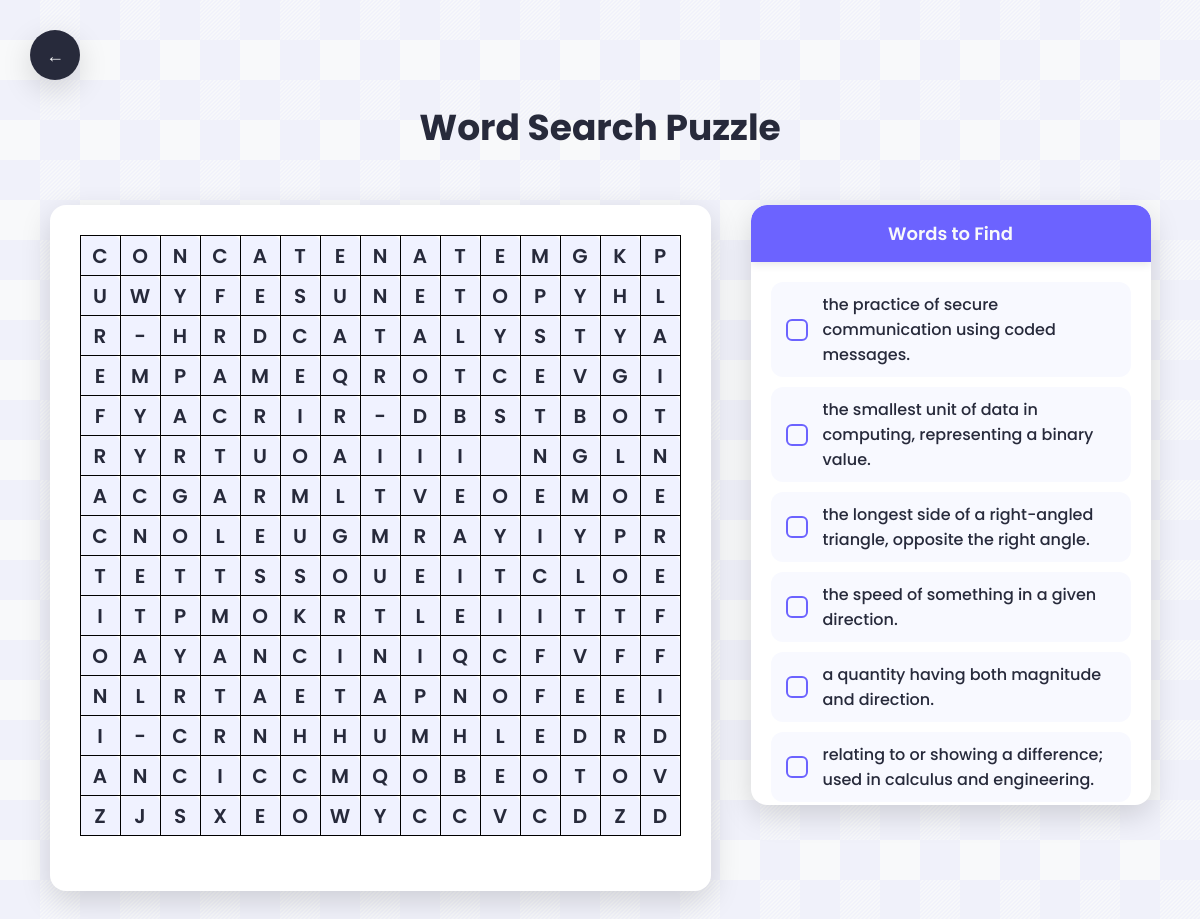
The app's page /word_search_puzzle/science (signed in) with its own data.
### tables this page shows
CREATE TABLE "EnglishDatabase"(
"word" TEXT, "definition" TEXT, "synonym" TEXT, "translation" TEXT,
 "theme" TEXT, id INTEGER);

### app.py (the view)
@app.route('/word_search_puzzle/<string:theme>')
def word_search_puzzle(theme: str):
    is_new = False
    if "word_search_grid" not in session or "word_search_words" not in session:
        is_new = True
        words = get_words_from_db(theme)
        grid, placed_words = generate_word_search(words, size=15)
        user_id = session.get('user_id')
        con = sqlite3.connect('database.db')
        cur = con.cursor()
        cur.execute('''
            SELECT id, grid_attempted
              FROM word_search_stats
             WHERE user_id = ? AND theme = ?
        ''', (user_id, theme))
        row = cur.fetchone()
        if row:
            stat_id, attempted = row
            cur.execute('''
                UPDATE word_search_stats
                   SET grid_attempted = ?
                 WHERE id = ?
            ''', (attempted + 1, stat_id))
        else:
            cur.execute('''
                INSERT INTO word_search_stats
                    (user_id, theme, grid_attempted, grid_successful, time_min, time_max, time_avg)
                VALUES (?, ?, 1, 0, NULL, NULL, NULL)
            ''', (user_id, theme))
        con.commit()
        con.close()
        session["word_search_grid"] = grid
        session["word_search_words"] = placed_words
    else:
        is_new = True
        grid = session["word_search_grid"]
        placed_words = session["word_search_words"]
    definitions = get_def_from_db_WSP(placed_words)
    html_grid = generate_word_search_html(grid, placed_words)
    return render_template("wordSearch.html", mot_mele=html_grid, definitions=definitions, theme=theme)

### app.py (called while the page is built)
@login_manager.user_loader
def load_user(user_id):
    conn = sqlite3.connect('database.db')
    cur = conn.cursor()
    cur.execute("SELECT id, username, password FROM users WHERE id = ?", (user_id,))
    user_data = cur.fetchone()
    conn.close()
    if user_data:
        return User(*user_data)
    return None

### wordSearchPuzzle.py (called while the page is built)
def create_empty_grid(size):
    return [['#' for _ in range(size)] for _ in range(size)]

def can_place_word(grid, word, row, col, direction):
    size = len(grid)
    dx, dy = direction
    for i in range(len(word)):
        new_row, new_col = row + i * dx, col + i * dy
        if not (0 <= new_row < size and 0 <= new_col < size):
            return False
        if grid[new_row][new_col] not in ('#', word[i]):
            return False
    return True

def place_word(grid, word, row, col, direction):
    dx, dy = direction
    for i in range(len(word)):
        grid[row + i * dx][col + i * dy] = word[i]

def fill_remaining_spaces(grid):
    alphabet = 'ABCDEFGHIJKLMNOPQRSTUVWXYZ- '
    for row in range(len(grid)):
        for col in range(len(grid[row])):
            if grid[row][col] == '#':
                grid[row][col] = random.choice(alphabet)

def generate_word_search(words, size=15):
    grid = create_empty_grid(size)
    directions = [(1, 0), (0, 1), (1, 1), (-1, 1), (1, -1), (-1, -1), (0, -1), (-1, 0)]
    random.shuffle(words)
    placed_words = []
    for word in words:
        random.shuffle(directions)
        for _ in range(100):
            row, col = random.randint(0, size - 1), random.randint(0, size - 1)
            direction = random.choice(directions)
            if can_place_word(grid, word, row, col, direction):
                place_word(grid, word, row, col, direction)
                placed_words.append(word)
                break
    fill_remaining_spaces(grid)
    return grid, placed_words

def generate_word_search_html(grid, placed_words):
    html = "<table style='border-collapse: collapse;'>"
    for row in grid:
        html += "<tr>"
        for cell in row:
            html += f"<td style='width: 40px; height: 40px; text-align: center; border: 1px solid black;'>{cell}</td>"
        html += "</tr>"
    html += "</table><br>"
    return html

### templates/wordSearch.html (shortened to what this page needs)
<!DOCTYPE html>
<html lang="fr">
<head>
    <link rel="stylesheet" href="{{ url_for('static', filename='css/wordSearch.css') }}">
</head>
<body>
    <button id="menuButton" class="menu-button" onclick="confirmReturnToMenu()">
        ←
    </button>
    <h1>Word Search Puzzle</h1>
    <div id="grid-container">
        <div id="puzzle">{{ mot_mele | safe}}</div>
        <div class="word-list">
            <ul>
                {% for word, definition in definitions.items() %}
                    <li class="definition-item">
                        <input type="checkbox" id="option{{ loop.index }}" name="option{{ loop.index }}" data-word="{{ word }}">
                        <label for="option{{ loop.index }}">{{ definition }}</label>
                    </li>
                {% endfor %}
            </ul>
        </div>
    </div>
</body>
</html>

### static/css/wordSearch.css (style rules this page uses)
:root { --primary: #6C63FF; --secondary: #2A2C41; --accent: #FF6584; --light: #F8F9FA; --dark: #272A3B; --success: #2ECC71; --warning: #F39C12; --danger: #E74C3C; --text-dark: #272A3B; --text-light: #F8F9FA; --shadow: 0 10px 30px rgba(0, 0, 0, 0.15); --transition: all 0.3s ease; --border-radius: 16px; }
* { margin: 0; padding: 0; box-sizing: border-box; font-family: 'Poppins', sans-serif; }
body { background-color: var(--light); min-height: 100vh; display: flex; flex-direction: column; align-items: center; padding: 40px 20px; overflow-x: hidden; }
h1 { font-size: 36px; font-weight: 700; color: var(--text-dark); margin-bottom: 30px; margin-top: 60px; }
.menu-button { position: fixed; top: 30px; left: 30px; background: var(--dark); color: var(--text-light); width: 50px; height: 50px; border-radius: 50%; display: flex; align-items: center; justify-content: center; cursor: pointer; z-index: 99; box-shadow: var(--shadow); transition: var(--transition); border: none; font-size: 18px; }
#grid-container { display: flex; justify-content: center; align-items: flex-start; gap: 40px; width: 100%; max-width: 1200px; margin: 0 auto; padding: 20px; }
#puzzle { background: white; border-radius: var(--border-radius); padding: 30px; box-shadow: var(--shadow); transition: var(--transition); }
#puzzle table { border-collapse: separate; border-spacing: 2px; }
#puzzle td { width: 40px; height: 40px; text-align: center; font-weight: 600; font-size: 20px; color: var(--text-dark); background: #f0f2ff; border-radius: 6px; border: none; transition: var(--transition); user-select: none; }
.word-list { background: white; border-radius: var(--border-radius); box-shadow: var(--shadow); padding: 0; width: 100%; max-width: 400px; overflow: hidden; border: none; display: flex; flex-direction: column; max-height: 600px; }
.word-list::before { content: 'Words to Find'; background: var(--primary); color: var(--text-light); padding: 15px; font-size: 18px; font-weight: 600; text-align: center; border-radius: 16px 16px 0 0; position: sticky; top: 0; z-index: 10; box-shadow: 0 2px 10px rgba(0, 0, 0, 0.1); }
.word-list ul { padding: 20px; overflow-y: auto; max-height: 550px; scrollbar-width: thin; scrollbar-color: var(--primary) #f0f2ff; }
.definition-item { display: flex; align-items: center; padding: 10px 15px; margin-bottom: 10px; background: #f8f9ff; border-radius: 12px; transition: var(--transition); }
input[type="checkbox"] { appearance: none; -webkit-appearance: none; min-width: 22px; height: 22px; border: 2px solid var(--primary); border-radius: 6px; margin-right: 15px; position: relative; cursor: pointer; transition: var(--transition); }
label { font-size: 16px; color: var(--text-dark); cursor: pointer; font-weight: 500; white-space: normal; width: 100%; }

### records on screen
EnglishDatabase: definition "the practice of secure communication using coded messages."
EnglishDatabase: definition "the smallest unit of data in computing, representing a binary value."
EnglishDatabase: definition "the longest side of a right-angled triangle, opposite the right angle."
EnglishDatabase: definition "the speed of something in a given direction."
EnglishDatabase: definition "a quantity having both magnitude and direction."
EnglishDatabase: definition "relating to or showing a difference; used in calculus and engineering."
